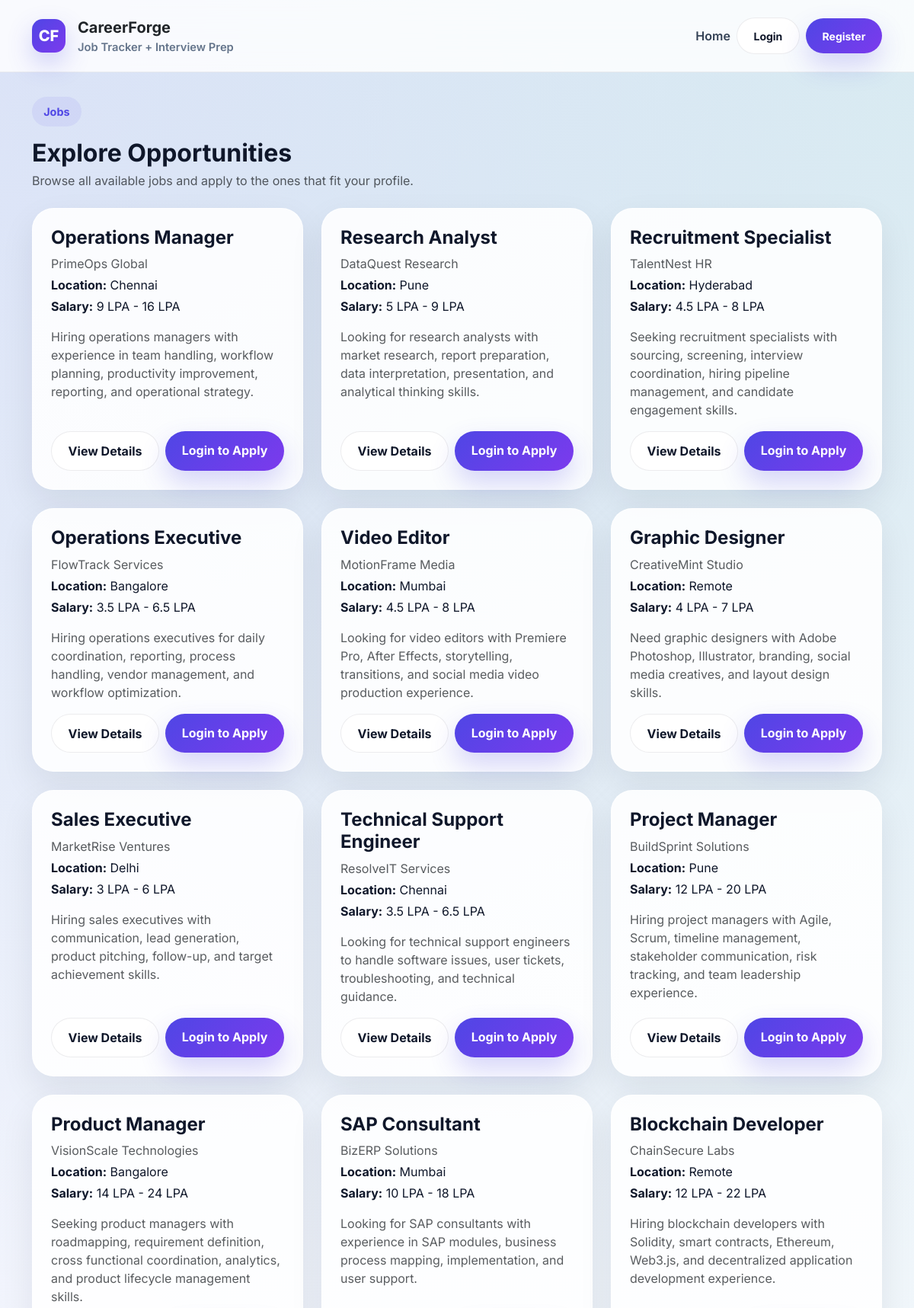
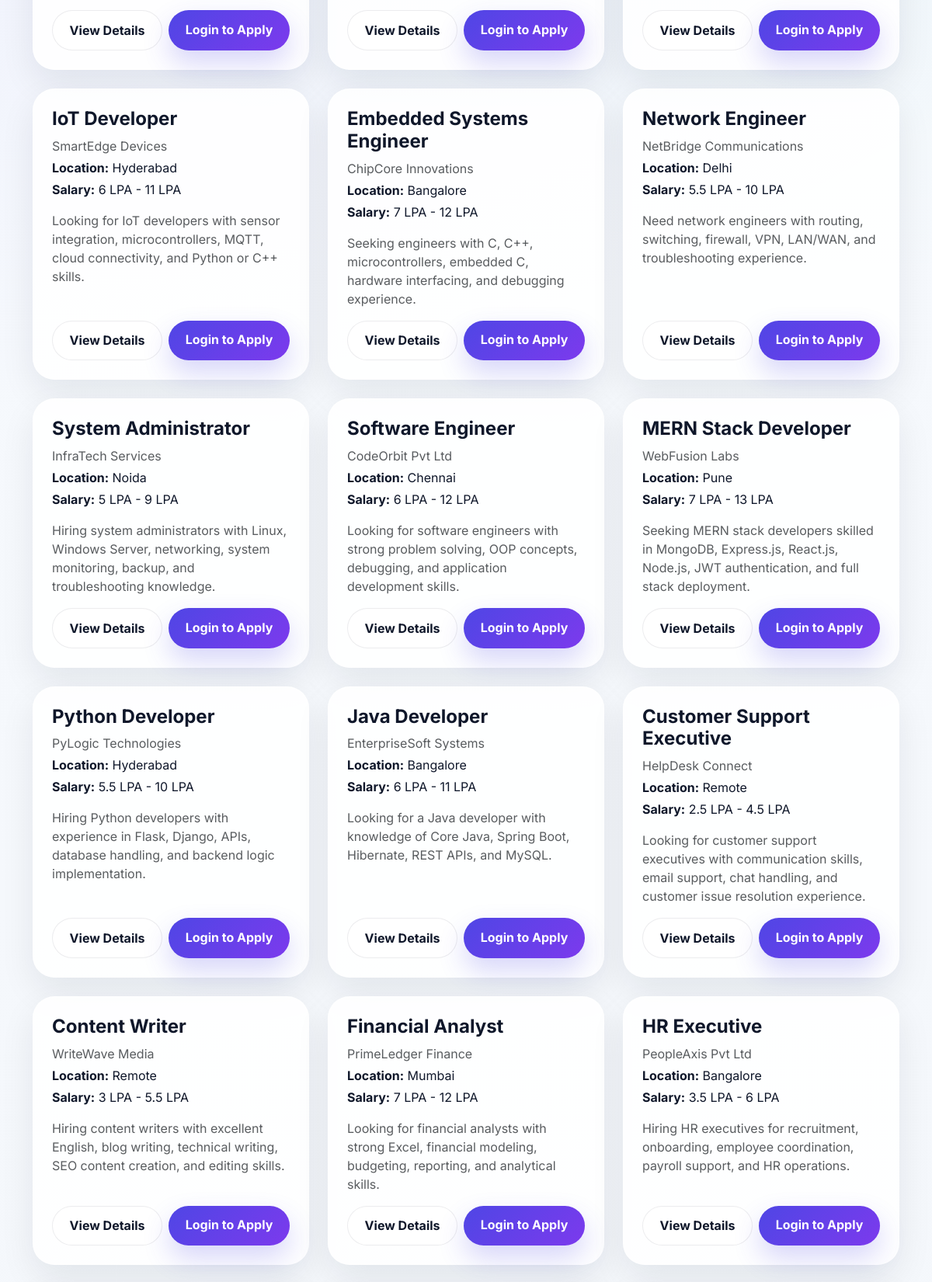
Page /jobs (upper part) on the committed database (2 pictures, top to bottom).
### tables this page shows
CREATE TABLE jobs (
            id INTEGER PRIMARY KEY AUTOINCREMENT,
            title TEXT NOT NULL,
            company TEXT,
            location TEXT,
            salary TEXT,
            description TEXT,
            is_active INTEGER DEFAULT 1,
            created_by INTEGER,
            created_at TIMESTAMP DEFAULT CURRENT_TIMESTAMP,
            FOREIGN KEY (created_by) REFERENCES users(id)
        );

### app.py (the view)
@app.route("/jobs")
def user_jobs():
    db = get_db()
    search = request.args.get("search", "").strip()
    jobs = db.execute(
        """
        SELECT *
        FROM jobs
        WHERE is_active = 1
          AND (title LIKE ? OR company LIKE ? OR location LIKE ?)
        ORDER BY id DESC
        """,
        (f"%{search}%", f"%{search}%", f"%{search}%"),
    ).fetchall()
    return render_template("user_jobs.html", jobs=jobs, search=search)

### app.py (called while the page is built, shortened)
def get_db():
    if "db" not in g:
        g.db = sqlite3.connect(DATABASE)
        g.db.row_factory = sqlite3.Row
        g.db.execute("PRAGMA foreign_keys = ON")
    return g.db

@app.context_processor
def inject_user():
    unread_notifications = 0
    return {
        "current_user_name": session.get("full_name"),
        "current_user_role": session.get("role"),
        "current_user_id": session.get("user_id"),
        "is_logged_in": "user_id" in session,
        "unread_notifications_count": unread_notifications,
    }

### templates/user_jobs.html (shortened to what this page needs)
{% extends "base.html" %}
{% block content %}
<div class="d-flex justify-content-between align-items-center flex-wrap gap-3 mb-4">
    <div>
        <span class="section-pill">Jobs</span>
        <h2 class="fw-bold mt-3 mb-1">Explore Opportunities</h2>
        <p class="text-muted mb-0">Browse all available jobs and apply to the ones that fit your profile.</p>
    </div>
</div>
<div class="row g-4">
    {% if jobs %}
    {% for job in jobs %}
    <div class="col-md-6 col-xl-4">
        <div class="glass-card p-4 h-100 d-flex flex-column">
            <div class="mb-3">
                <h4 class="fw-bold mb-2">{{ job.title }}</h4>
                <p class="text-muted mb-1">{{ job.company }}</p>
                <p class="mb-1"><strong>Location:</strong> {{ job.location or '-' }}</p>
                <p class="mb-0"><strong>Salary:</strong> {{ job.salary or '-' }}</p>
            </div>
            <div class="mb-3 flex-grow-1">
                <p class="text-muted mb-0">
                    {{ (job.description[:180] ~ '...') if job.description and job.description|length > 180 else
                    (job.description or 'No description available.') }}
                </p>
            </div>
            <div class="d-flex gap-2 flex-wrap mt-auto">
                <a href="{{ url_for('user_single_job', job_id=job.id) }}" class="btn btn-light-soft">View Details</a>
                {% if is_logged_in %}
                <a href="{{ url_for('apply_job', job_id=job.id) }}" class="btn btn-primary-soft">Apply Now</a>
                {% else %}
                <a href="{{ url_for('login') }}" class="btn btn-primary-soft">Login to Apply</a>
                {% endif %}
            </div>
        </div>
    </div>
    {% endfor %}
    {% endif %}
</div>
{% endblock %}

### templates/base.html (style rules this page uses)
:root { --text: #0f172a; --muted: #64748b; --line: rgba(15, 23, 42, 0.08); --card: rgba(255, 255, 255, 0.88); --primary: #4f46e5; --primary-2: #7c3aed; --success: #059669; --warning: #d97706; --danger: #dc2626; }
body { margin: 0; font-family: "Inter", sans-serif; color: var(--text); background: radial-gradient(circle at top left, rgba(79, 70, 229, 0.12), transparent 28%), radial-gradient(circle at top right, rgba(16, 185, 129, 0.10), transparent 26%), linear-gradient(180deg, #f8fbff 0%, #f4f7fb 48%, #eef4ff 100%); min-height: 100vh; }
.btn-primary-soft { background: linear-gradient(135deg, var(--primary), var(--primary-2)); color: #fff; border: none; border-radius: 999px; font-weight: 700; padding: 0.8rem 1.35rem; box-shadow: 0 16px 34px rgba(79, 70, 229, 0.22); }
.btn-light-soft { background: rgba(255, 255, 255, 0.9); color: var(--text); border: 1px solid var(--line); border-radius: 999px; font-weight: 700; padding: 0.8rem 1.35rem; }
.glass-card { background: var(--card); border: 1px solid rgba(255, 255, 255, 0.7); box-shadow: 0 18px 45px rgba(15, 23, 42, 0.08); border-radius: 28px; }
.section-pill { display: inline-flex; align-items: center; gap: .5rem; border-radius: 999px; padding: .55rem .95rem; background: rgba(79, 70, 229, 0.08); color: var(--primary); font-size: .9rem; font-weight: 700; }

### rows in the picture
jobs: title "Operations Manager", company "PrimeOps Global", location "Chennai", salary "9 LPA - 16 LPA", description "Hiring operations managers with experience in team handling, workflow planning, productivity improvement, reporting, and operational strategy."
jobs: title "Research Analyst", company "DataQuest Research", location "Pune", salary "5 LPA - 9 LPA", description "Looking for research analysts with market research, report preparation, data interpretation, presentation, and analytical thinking skills."
jobs: title "Recruitment Specialist", company "TalentNest HR", location "Hyderabad", salary "4.5 LPA - 8 LPA", description "Seeking recruitment specialists with sourcing, screening, interview coordination, hiring pipeline management, and candidate engagement skills."
jobs: title "Operations Executive", company "FlowTrack Services", location "Bangalore", salary "3.5 LPA - 6.5 LPA", description "Hiring operations executives for daily coordination, reporting, process handling, vendor management, and workflow optimization."
jobs: title "Video Editor", company "MotionFrame Media", location "Mumbai", salary "4.5 LPA - 8 LPA", description "Looking for video editors with Premiere Pro, After Effects, storytelling, transitions, and social media video production experience."
jobs: title "Graphic Designer", company "CreativeMint Studio", location "Remote", salary "4 LPA - 7 LPA", description "Need graphic designers with Adobe Photoshop, Illustrator, branding, social media creatives, and layout design skills."
jobs: title "Sales Executive", company "MarketRise Ventures", location "Delhi", salary "3 LPA - 6 LPA", description "Hiring sales executives with communication, lead generation, product pitching, follow-up, and target achievement skills."
jobs: title "Technical Support Engineer", company "ResolveIT Services", location "Chennai", salary "3.5 LPA - 6.5 LPA", description "Looking for technical support engineers to handle software issues, user tickets, troubleshooting, and technical guidance."
jobs: title "Project Manager", company "BuildSprint Solutions", location "Pune", salary "12 LPA - 20 LPA", description "Hiring project managers with Agile, Scrum, timeline management, stakeholder communication, risk tracking, and team leadership experience."
jobs: title "Product Manager", company "VisionScale Technologies", location "Bangalore", salary "14 LPA - 24 LPA", description "Seeking product managers with roadmapping, requirement definition, cross functional coordination, analytics, and product lifecycle management skills."
jobs: title "SAP Consultant", company "BizERP Solutions", location "Mumbai", salary "10 LPA - 18 LPA", description "Looking for SAP consultants with experience in SAP modules, business process mapping, implementation, and user support."
jobs: title "Blockchain Developer", company "ChainSecure Labs", location "Remote", salary "12 LPA - 22 LPA", description "Hiring blockchain developers with Solidity, smart contracts, Ethereum, Web3.js, and decentralized application development experience."
jobs: title "IoT Developer", company "SmartEdge Devices", location "Hyderabad", salary "6 LPA - 11 LPA", description "Looking for IoT developers with sensor integration, microcontrollers, MQTT, cloud connectivity, and Python or C++ skills."
jobs: title "Embedded Systems Engineer", company "ChipCore Innovations", location "Bangalore", salary "7 LPA - 12 LPA", description "Seeking engineers with C, C++, microcontrollers, embedded C, hardware interfacing, and debugging experience."
jobs: title "Network Engineer", company "NetBridge Communications", location "Delhi", salary "5.5 LPA - 10 LPA", description "Need network engineers with routing, switching, firewall, VPN, LAN/WAN, and troubleshooting experience."
jobs: title "System Administrator", company "InfraTech Services", location "Noida", salary "5 LPA - 9 LPA", description "Hiring system administrators with Linux, Windows Server, networking, system monitoring, backup, and troubleshooting knowledge."
jobs: title "Software Engineer", company "CodeOrbit Pvt Ltd", location "Chennai", salary "6 LPA - 12 LPA", description "Looking for software engineers with strong problem solving, OOP concepts, debugging, and application development skills."
jobs: title "MERN Stack Developer", company "WebFusion Labs", location "Pune", salary "7 LPA - 13 LPA", description "Seeking MERN stack developers skilled in MongoDB, Express.js, React.js, Node.js, JWT authentication, and full stack deployment."
jobs: title "Python Developer", company "PyLogic Technologies", location "Hyderabad", salary "5.5 LPA - 10 LPA", description "Hiring Python developers with experience in Flask, Django, APIs, database handling, and backend logic implementation."
jobs: title "Java Developer", company "EnterpriseSoft Systems", location "Bangalore", salary "6 LPA - 11 LPA", description "Looking for a Java developer with knowledge of Core Java, Spring Boot, Hibernate, REST APIs, and MySQL."
jobs: title "Customer Support Executive", company "HelpDesk Connect", location "Remote", salary "2.5 LPA - 4.5 LPA", description "Looking for customer support executives with communication skills, email support, chat handling, and customer issue resolution experience."
jobs: title "Content Writer", company "WriteWave Media", location "Remote", salary "3 LPA - 5.5 LPA", description "Hiring content writers with excellent English, blog writing, technical writing, SEO content creation, and editing skills."
jobs: title "Financial Analyst", company "PrimeLedger Finance", location "Mumbai", salary "7 LPA - 12 LPA", description "Looking for financial analysts with strong Excel, financial modeling, budgeting, reporting, and analytical skills."
jobs: title "HR Executive", company "PeopleAxis Pvt Ltd", location "Bangalore", salary "3.5 LPA - 6 LPA", description "Hiring HR executives for recruitment, onboarding, employee coordination, payroll support, and HR operations."
